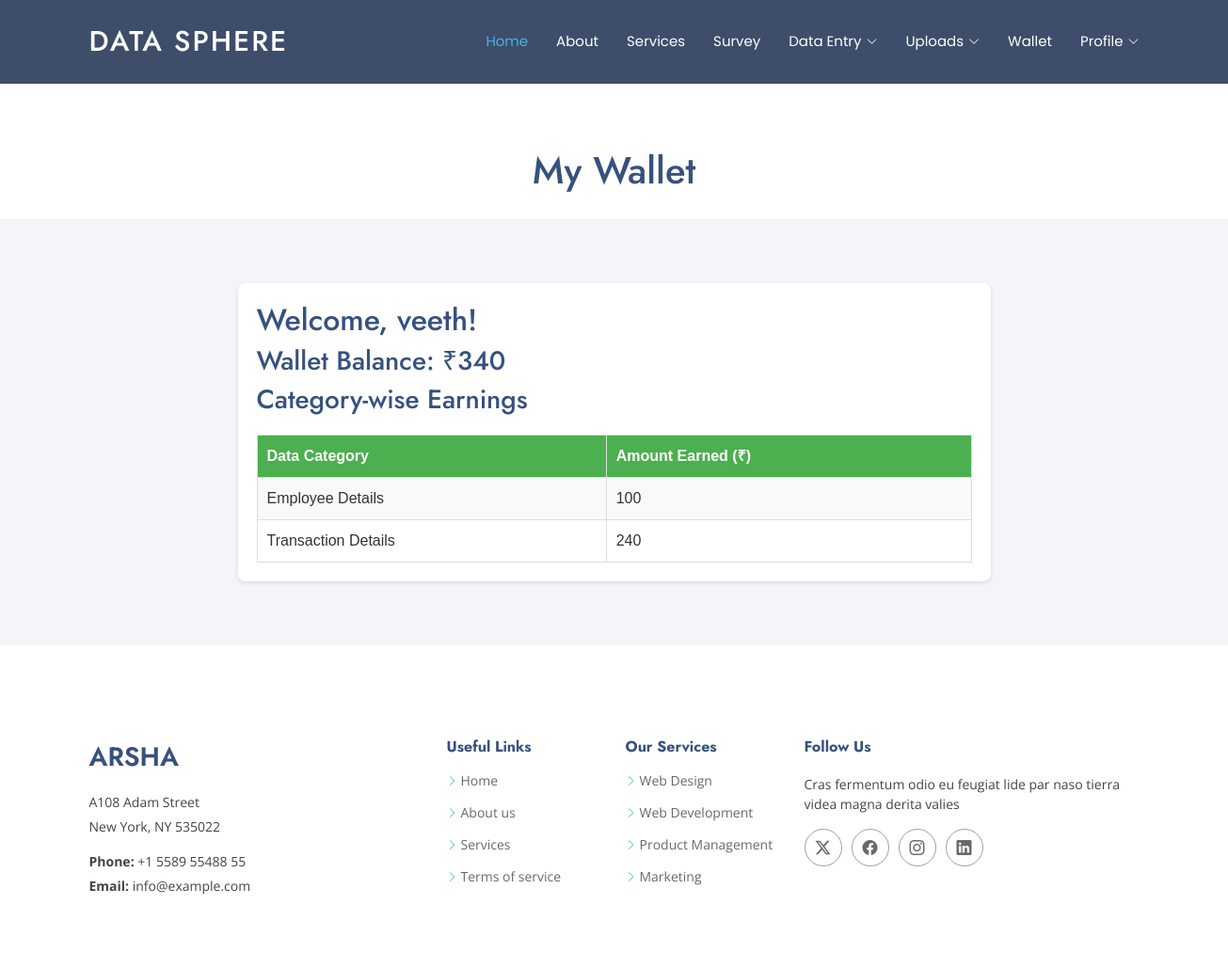
Screenshot of /user_wallet_view/ (signed in) with the database file from the repository.
### Dataapp/models.py (models this page shows, shortened)
class UserWallet(models.Model):
    user = models.ForeignKey(User, on_delete=models.CASCADE)
    balance = models.IntegerField(default=0)

class User(models.Model):
    name=models.CharField(max_length=100)
    contact_no=models.CharField(max_length=10)
    gender=models.CharField(max_length=10)
    uniq= models.CharField(max_length=20, unique=True, editable=False)
    login=models.ForeignKey(Login,on_delete=models.CASCADE)
    state = models.CharField(max_length=100, null=True, blank=True)
    city = models.CharField(max_length=100, null=True, blank=True)
    country = models.CharField(max_length=100, null=True, blank=True)
    dob = models.DateField(null=True, blank=True)

class buss_data_request(models.Model):
    data_category = models.CharField(max_length=100)
    table_column = models.CharField(max_length=100, blank=True, null=True)
    table_value = models.CharField(max_length=100, blank=True, null=True)
    no_of_row = models.IntegerField()
    cancel_status = models.IntegerField(default=0)
    accept_status = models.IntegerField(default=0)
    current_date = models.DateField(default=now)
    login = models.ForeignKey(Bussines, on_delete=models.CASCADE)
    payment_status = models.IntegerField(default=0)

### Dataapp/views.py (the view)
# urls.py: path('user_wallet_view/', views.user_wallet_view, name='user_wallet_view'),
def user_wallet_view(request):
    log = request.session['user_id']
    log_instance = get_object_or_404(Login, id=log)
    login_user = get_object_or_404(User, login=log_instance)
    user_wallet, created = UserWallet.objects.get_or_create(user=login_user, defaults={'balance': 0})
    user_transfers = data_transfer.objects.all()
    category_earnings = {}
    for transfer in user_transfers:
        if not transfer.content_type:
            continue
        content_model = transfer.content_type.model_class()
        try:
            obj = content_model.objects.get(id=transfer.object_id)
            if obj.login == login_user:
                category = transfer.data_request.data_category
                rate_obj = data_rate.objects.filter(data_category=category).first()
                if rate_obj:
                    if category not in category_earnings:
                        category_earnings[category] = 0
                    category_earnings[category] += rate_obj.amount
        except content_model.DoesNotExist:
            continue
    return render(request, 'user/wallet_view.html', {
        'user_wallet': user_wallet,
        'user': login_user,
        'category_earnings': category_earnings,
    })

### Dataapp/templates/user/wallet_view.html (shortened to what this page needs)
{% extends "user/user_header.html" %}
{% load static %}
{% block content %}
{% load static %}
<!DOCTYPE html>
<html>
<head>
</head>
<body>
    <br><br>
    <div class="wallet-container">
        <header class="wallet-header">
            <h1>My Wallet</h1>
        </header>
        <br><br>
        <div class="wallet-box">
            <h2>Welcome, {{ user_wallet.user.name }}!</h2>
            <h3>Wallet Balance: ₹{{ user_wallet.balance }}</h3>
            <h3>Category-wise Earnings</h3>
            <table class="wallet-table">
                <tr>
                    <th>Data Category</th>
                    <th>Amount Earned (₹)</th>
                </tr>
                {% for category, amount in category_earnings.items %}
                <tr>
                    <td>{{ category }}</td>
                    <td>{{ amount }}</td>
                </tr>
                {% empty %}
                <tr>
                    <td colspan="2" class="no-earnings">No earnings yet.</td>
                </tr>
                {% endfor %}
            </table>
        </div>
        <br><br>
    </div>
</body>
</html>
{% endblock %}

### Dataapp/static/user/assets/css/main.css (style rules this page uses)
:root { --default-font: "Open Sans", system-ui, -apple-system, "Segoe UI", Roboto, "Helvetica Neue", Arial, "Noto Sans", "Liberation Sans", sans-serif, "Apple Color Emoji", "Segoe UI Emoji", "Segoe UI Symbol", "Noto Color Emoji"; --heading-font: "Jost", sans-serif; --nav-font: "Poppins", sans-serif; }
:root { --background-color: #ffffff; --default-color: #444444; --heading-color: #37517e; --accent-color: #47b2e4; --surface-color: #ffffff; --contrast-color: #ffffff; }
:root { --nav-color: #ffffff; --nav-hover-color: #47b2e4; --nav-mobile-background-color: #ffffff; --nav-dropdown-background-color: #ffffff; --nav-dropdown-color: #444444; --nav-dropdown-hover-color: #47b2e4; }
:root { scroll-behavior: smooth; }
body { color: var(--default-color); background-color: var(--background-color); font-family: var(--default-font); }
h1, h2, h3, h4, h5, h6 { color: var(--heading-color); font-family: var(--heading-font); }

### Dataapp/templates/user/wallet_view.html (style rules this page uses)
.wallet-container { font-family: Arial, sans-serif; background-color: #f4f4f9; color: #333; margin: 0; padding: 0; }
.wallet-header { background-color: #ffffff; padding: 20px; text-align: center; }
.wallet-box { max-width: 800px; margin: 20px auto; background: white; padding: 20px; border-radius: 8px; box-shadow: 0 2px 5px rgba(0, 0, 0, 0.1); }
.wallet-table { width: 100%; border-collapse: collapse; margin-top: 20px; }
.wallet-table th, .wallet-table td { border: 1px solid #ddd; padding: 10px; text-align: left; }
.wallet-table th { background-color: #4CAF50; color: white; }
.wallet-table tr:nth-child(even) { background-color: #f9f9f9; }

### rows the page displays
UserWallet: user.name "veeth", balance "340"
buss_data_request: category_earnings "Employee Details"
buss_data_request: category_earnings "Transaction Details"

### other values shown
{{ amount }} "100" "240"
